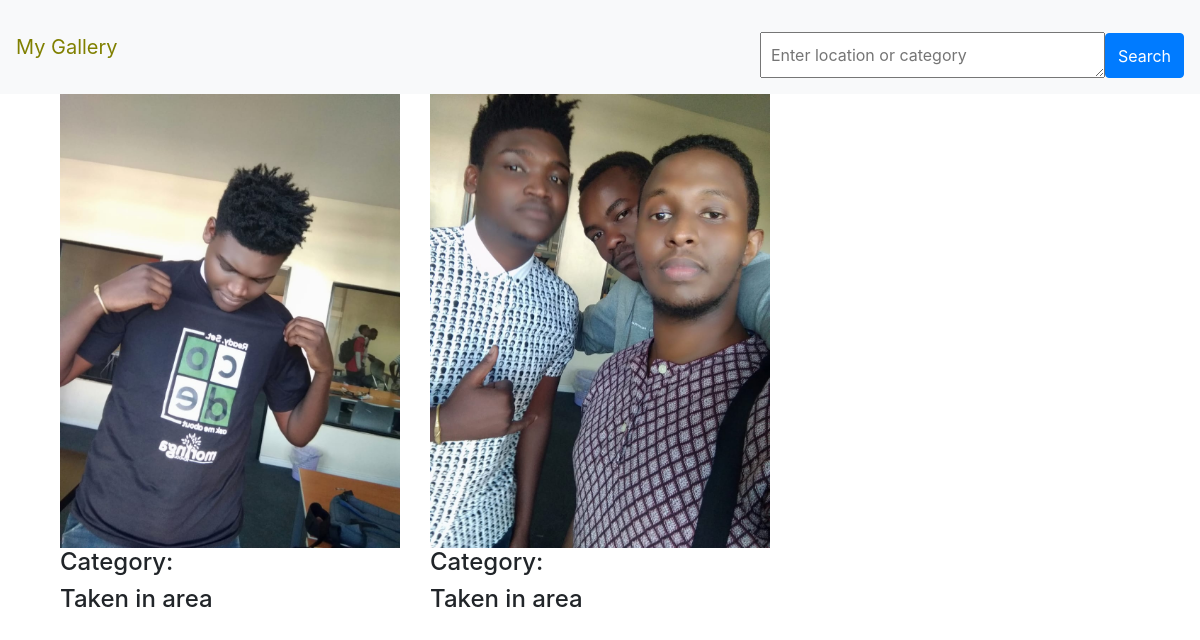
/, run on an earlier commit of the app's database.
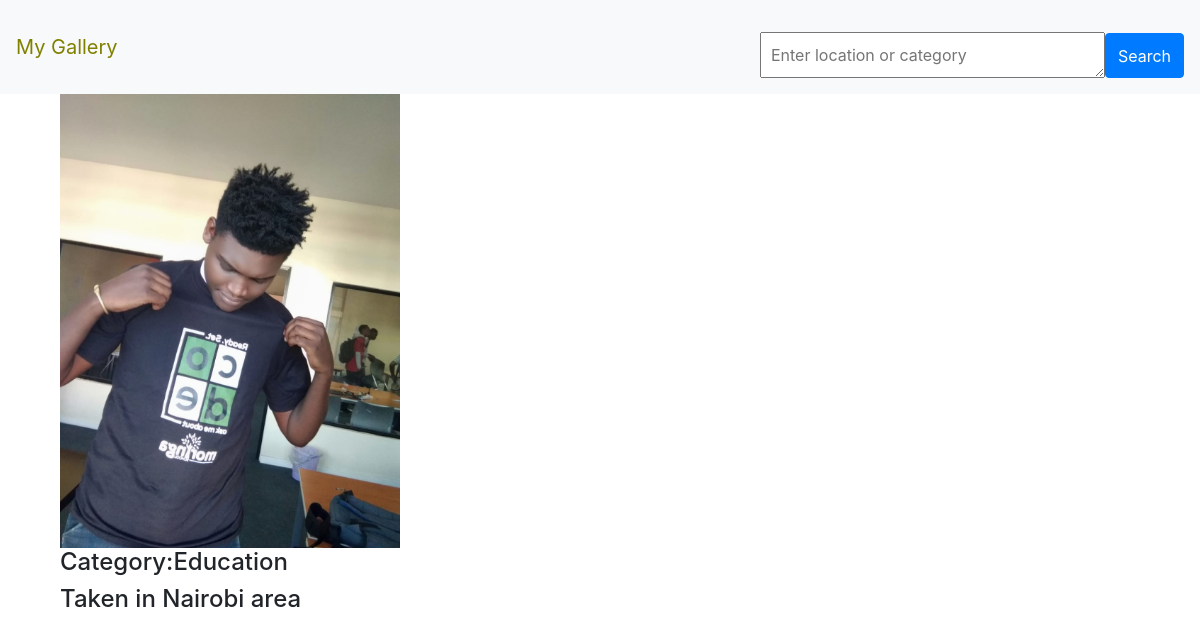
And on a later commit of the database.
### photos/models.py (models this page shows, shortened)
class Image(models.Model):
    image = models.ImageField(default='default.jpeg', upload_to='profile_pics')
    image_name = models.CharField(max_length=100)
    image_description = models.TextField()
    image_location = models.ForeignKey(Location, on_delete=models.CASCADE)
    image_category = models.ForeignKey(Category, on_delete=models.CASCADE)

class Category(models.Model):
    image_category = models.CharField(max_length=100)
    def __str__(self):
        return self.image_category

class Location(models.Model):
    image_location = models.CharField(max_length=100)
    def __str__(self):
        return self.image_location

### photos/views.py (the view)
# urls.py: path('', PicListView.as_view(), name='gallery-home'),
class PicListView(ListView):
    model = Image
    template_name = 'photos/home.html'
    context_object_name = "images"

### templates/photos/home.html (shortened to what this page needs)
{% extends 'base.html' %}
{% block content %}
<div class="container">
    <div class="row">
                {% for image in images %}
                    <div class="col-md-4">
                    <a data-fancybox href="{{ image.image.url }}"
                       data-caption="<p>{{ image.image_description }}</p> <button type='button' class='btn btn-primary' onclick=CopyFun('{{ image.id }}') name='button' >Copy Link</button>">
                        <img src=" {{ image.image.url }}" alt=" massive image" style='width:100%'>
                    </a>
                    <div><h4>Category:{{ image.image_category}}</h4></div>
                    <div><h4>Taken in {{ image.image_location}} area</h4></div>
                    </div>
                {% endfor %}
    </div>
</div>
{% endblock %}

What changed in the data, as far as the page shows it:
removed Image: image (picture)
removed Image: image (picture)
added Image: image (picture), image_category "Education", image_location "Nairobi"
